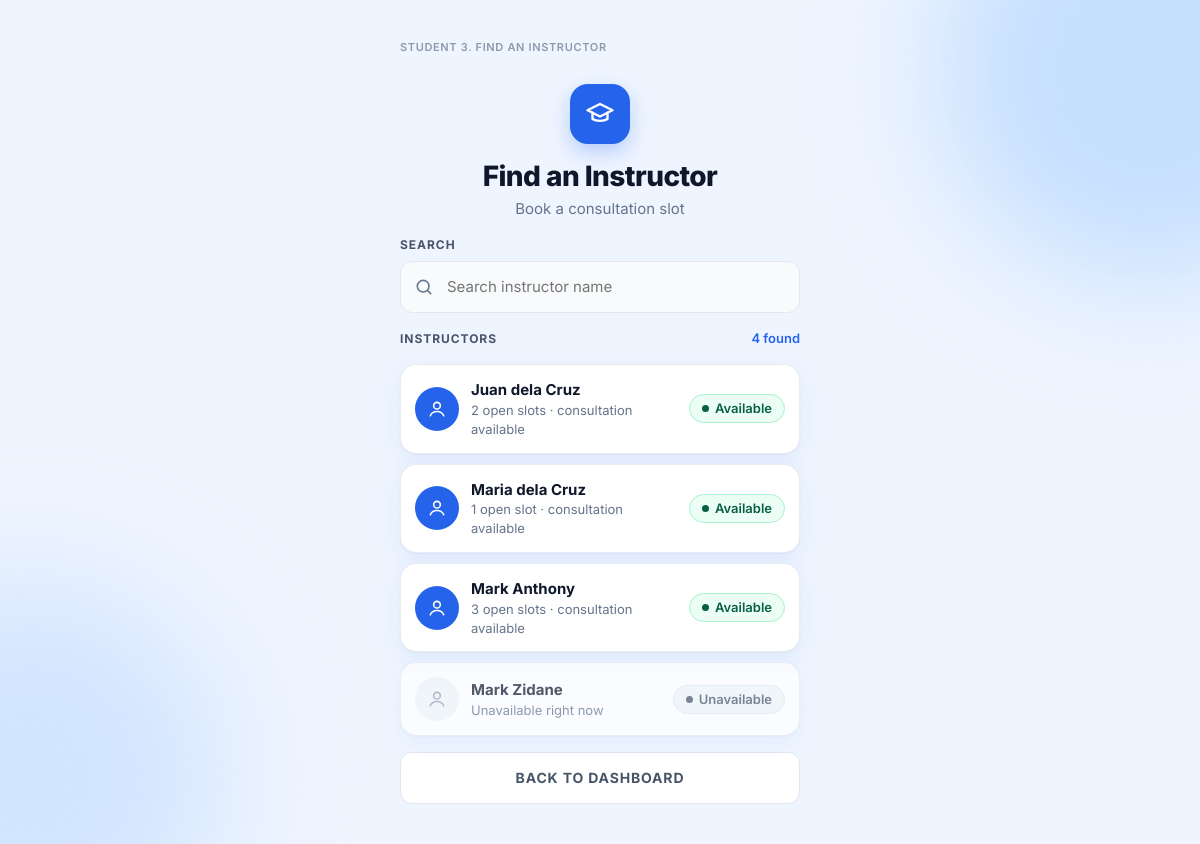
Page /student/instructors.php (signed in) on the committed database.
### tables this page shows
CREATE TABLE instructor (
  instructor_id       INT          NOT NULL AUTO_INCREMENT,
  instructor_name     VARCHAR(100) NOT NULL,
  instructor_email    VARCHAR(100) NOT NULL,
  availability_status VARCHAR(20)  NOT NULL DEFAULT 'AVAILABLE',
  password_hash       VARCHAR(255) NOT NULL,
  PRIMARY KEY (instructor_id),
  UNIQUE KEY uq_instructor_email (instructor_email)
);

### includes/db.php (called while the page is built, shortened)
<?php
function db(): PDO
{
    static $pdo = null;
    $options = [
        PDO::ATTR_ERRMODE            => PDO::ERRMODE_EXCEPTION,
        PDO::ATTR_DEFAULT_FETCH_MODE => PDO::FETCH_ASSOC,
        PDO::ATTR_EMULATE_PREPARES   => false,
    ];
    try {
        $dsn = 'mysql:host=' . DB_HOST . ';port=' . DB_PORT . ';dbname=' . DB_NAME . ';charset=utf8mb4';
        $pdo = new PDO($dsn, DB_USER, DB_PASS, $options);
        $pdo->exec("SET time_zone = '+08:00'");
    } catch (PDOException $e) {
        db_unavailable($e->getMessage());
    }
    return $pdo;
}

### student/instructors.php (the view, shortened to what this page needs)
<?php
require_once __DIR__ . '/../includes/layout.php';
$q = trim((string) ($_GET['q'] ?? ''));
$st = db()->prepare(
    "SELECT i.instructor_id, i.instructor_name, i.availability_status,
            (SELECT COUNT(*) FROM availability_slot a WHERE a.instructor_id = i.instructor_id
               AND a.slot_status = 'OPEN' AND a.slot_date >= ?) AS open_slots
       FROM instructor i
      WHERE i.instructor_name LIKE ?
      ORDER BY (i.availability_status = 'AVAILABLE') DESC, i.instructor_name"
);
$st->execute([date('Y-m-d'), '%' . $q . '%']);
$rows = $st->fetchAll();
page_start('Find an Instructor', ['center' => true, 'sub' => 'Book a consultation slot', 'screen' => 'Student 3. Find an instructor']);
?>
<form method="get" class="field" role="search">
  <label class="label" for="q">Search</label>
  <span class="input-wrap"><span class="input-ic"><?= icon('search', 20) ?></span>
    <input class="input" type="search" id="q" name="q" value="<?= h($q) ?>" placeholder="Search instructor name" autocomplete="off"></span>
</form>
<div class="panel-head"><h2 class="label">Instructors</h2><span class="muted small blue"><?= count($rows) ?> found</span></div>
<div class="list" id="instructor-list">
<?php foreach ($rows as $r):
    $avail = $r['availability_status'] === 'AVAILABLE';
    $bookable = $avail && (int) $r['open_slots'] > 0;
    $sub = !$avail ? 'Unavailable right now' : ((int) $r['open_slots'] ? $r['open_slots'] . ' open slot' . ($r['open_slots'] > 1 ? 's' : '') . ' · consultation available' : 'No slots available');
    $tag = $bookable ? 'a' : 'div'; ?>
  <<?= $tag ?> class="card row-card <?= $bookable ? 'is-link' : 'is-muted' ?>" <?= $bookable ? 'href="' . h(url('student/book.php?instructor=' . (int) $r['instructor_id'])) . '"' : 'aria-disabled="true"' ?>>
    <span class="avatar <?= $avail ? '' : 'avatar-gray' ?>" aria-hidden="true"><?= icon('user', 20) ?></span>
    <span class="row-text"><b><?= h($r['instructor_name']) ?></b><span class="muted small"><?= h($sub) ?></span></span>
    <span class="chip <?= $avail ? 'chip-available' : 'chip-unavailable' ?>"><span class="dot"></span><?= $avail ? 'Available' : 'Unavailable' ?></span>
  </<?= $tag ?>>
<?php endforeach; ?>
</div>
<a class="btn btn-soft btn-block" href="<?= h(url('student/dashboard.php')) ?>">Back to dashboard</a>

### includes/functions.php (shortened to what this page needs)
<?php
require_once __DIR__ . '/db.php';
function h($v): string
{
    return htmlspecialchars((string) $v, ENT_QUOTES, 'UTF-8');
}
function url(string $path = ''): string
{
    return BASE_URL . '/' . ltrim($path, '/');
}
function icon(string $name, int $size = 20): string
{
    $p = [
        'cal'     => '<rect x="4" y="5" width="16" height="15" rx="2"/><path d="M4 10h16M9 3v4M15 3v4"/>',
        'clock'   => '<circle cx="12" cy="12" r="9"/><path d="M12 7v5l3 2"/>',
        'user'    => '<circle cx="12" cy="8" r="4"/><path d="M4 20c1.5-4 5-5 8-5s6.5 1 8 5"/>',
        'mail'    => '<rect x="3" y="5" width="18" height="14" rx="2"/><path d="M3 7l9 6 9-6"/>',
        'lock'    => '<rect x="5" y="11" width="14" height="9" rx="2"/><path d="M8 11V8a4 4 0 118 0v3"/>',
        'eye'     => '<path d="M2 12s3.5-7 10-7 10 7 10 7-3.5 7-10 7S2 12 2 12z"/><circle cx="12" cy="12" r="3"/>',
        'cap'     => '<path d="M2 9l10-5 10 5-10 5-10-5z"/><path d="M6 11v5c3 2 9 2 12 0v-5"/>',
        'gear'    => '<circle cx="12" cy="12" r="3"/><path d="M19.4 15a1.7 1.7 0 00.3 1.8l.1.1a2 2 0 11-2.8 2.8l-.1-.1a1.7 1.7 0 00-1.8-.3 1.7 1.7 0 00-1 1.5V21a2 2 0 11-4 0v-.1a1.7 1.7 0 00-1.1-1.5 1.7 1.7 0 00-1.8.3l-.1.1a2 2 0 11-2.8-2.8l.1-.1a1.7 1.7 0 00.3-1.8 1.7 1.7 0 00-1.5-1H3a2 2 0 110-4h.1a1.7 1.7 0 001.5-1.1 1.7 1.7 0 00-.3-1.8l-.1-.1a2 2 0 112.8-2.8l.1.1a1.7 1.7 0 001.8.3H9a1.7 1.7 0 001-1.5V3a2 2 0 114 0v.1a1.7 1.7 0 001 1.5 1.7 1.7 0 001.8-.3l.1-.1a2 2 0 112.8 2.8l-.1.1a1.7 1.7 0 00-.3 1.8V9a1.7 1.7 0 001.5 1H21a2 2 0 110 4h-.1a1.7 1.7 0 00-1.5 1z"/>',
        'back'    => '<path d="M15 18l-6-6 6-6"/>',
        'search'  => '<circle cx="11" cy="11" r="7"/><path d="M20 20l-3.5-3.5"/>',
        'check'   => '<path d="M5 12.5l4.5 4.5L19 7.5"/>',
        'checkc'  => '<circle cx="12" cy="12" r="9"/><path d="M8 12.5l3 3 5-6"/>',
        'info'    => '<circle cx="12" cy="12" r="9"/><path d="M12 11v5M12 8h.01"/>',
        'alert'   => '<circle cx="12" cy="12" r="9"/><path d="M12 7v6M12 16h.01"/>',
        'bell'    => '<path d="M6 16V11a6 6 0 1112 0v5l1.5 2h-15L6 16z"/><path d="M10 20a2 2 0 004 0"/>',
        'plus'    => '<path d="M12 5v14M5 12h14"/>',
        'trash'   => '<path d="M4 7h16M9 7V4h6v3M6 7l1 13h10l1-13"/>',
        'x'       => '<path d="M6 6l12 12M18 6L6 18"/>',
        'logout'  => '<path d="M15 4h4v16h-4M10 8l-4 4 4 4M6 12h10"/>',
        'sun'     => '<circle cx="12" cy="12" r="4"/><path d="M12 2v2M12 20v2M4.9 4.9l1.4 1.4M17.7 17.7l1.4 1.4M2 12h2M20 12h2M4.9 19.1l1.4-1.4M17.7 6.3l1.4-1.4"/>',
        'sunset'  => '<path d="M17 18a5 5 0 00-10 0M12 2v7M4.2 10.2l1.4 1.4M1 18h2M21 18h2M18.4 11.6l1.4-1.4M23 22H1M8 6l4-4 4 4"/>',
    ][$name] ?? '';
    return '<svg class="ic" width="' . $size . '" height="' . $size . '" viewBox="0 0 24 24" fill="none" stroke="currentColor" stroke-width="1.9" stroke-linecap="round" stroke-linejoin="round" aria-hidden="true">' . $p . '</svg>';
}

### assets/css/app.css (style rules this page uses)
:root { --primary: #2563eb; --primary-dk: #1d4ed8; --primary-xdk: #1e40af; --primary-soft: #dbeafe; --primary-tint: #eff6ff; --ink: #0f172a; --slate: #475569; --muted: #64748b; --line: #e2e8f0; --field: #f8fafc; --bg: #eff5ff; --card: #ffffff; --amber-bg: #fef3c7; --amber: #92400e; --amber-line: #fde68a; --green-bg: #ecfdf5; --green: #065f46; --green-ic: #059669; --green-line: #a7f3d0; --red-bg: #fef2f2; --red: #dc2626; --red-line: #fca5a5; --gray-bg: #f1f5f9; --gray: #475569; --gray-dot: #94a3b8; --r-sm: 10px; --r: 12px; --r-lg: 16px; --r-xl: 20px; --shadow: 0 1px 2px rgba(15, 23, 42, .04), 0 8px 24px rgba(37, 99, 235, .08); --shadow-btn: 0 8px 20px rgba(37, 99, 235, .28); }
* { box-sizing: border-box; }
html { -webkit-text-size-adjust: 100%; }
body { margin: 0; font-family: Inter, system-ui, -apple-system, "Segoe UI", Roboto, sans-serif; color: var(--ink); background: var(--bg); line-height: 1.45; font-size: 15px; }
a { color: var(--primary); }
.ic { flex: none; }
.muted { color: var(--muted); margin: 0; }
.small { font-size: 13px; }
.blue { color: var(--primary); font-weight: 600; }
.label { display: block; margin: 0; font-size: 12px; font-weight: 700; letter-spacing: .08em; text-transform: uppercase; color: var(--slate); }
.card, .sheet, .panel { background: var(--card); border: 1px solid rgba(226, 232, 240, .8); border-radius: var(--r-lg); box-shadow: var(--shadow); padding: 18px; }
.panel-head { display: flex; align-items: center; justify-content: space-between; gap: 8px; }
.avatar { flex: none; width: 44px; height: 44px; border-radius: 50%; background: var(--primary); color: #fff; display: grid; place-items: center; font-weight: 700; font-size: 17px; }
.avatar-gray { background: var(--gray-bg); color: var(--gray-dot); }
.list { display: flex; flex-direction: column; gap: 10px; }
.row-card { display: flex; align-items: center; gap: 12px; padding: 14px; text-decoration: none; color: inherit; }
.row-card.is-muted { opacity: .7; }
.row-text { flex: 1; min-width: 0; display: flex; flex-direction: column; }
.field { display: flex; flex-direction: column; gap: 8px; border: 0; padding: 0; margin: 0; min-width: 0; }
.input { width: 100%; min-height: 52px; border: 1px solid var(--line); background: var(--field); border-radius: var(--r); padding: 0 14px; font: inherit; color: var(--ink); }
.input-wrap { position: relative; display: block; }
.input-wrap .input { padding-left: 46px; }
.input-ic { position: absolute; left: 14px; top: 50%; transform: translateY(-50%); color: var(--muted); display: flex; pointer-events: none; }
.btn { display: inline-flex; align-items: center; justify-content: center; gap: 8px; min-height: 52px; padding: 0 18px; border-radius: var(--r); border: 1.5px solid transparent; font: inherit; font-weight: 700; font-size: 14px; letter-spacing: .06em; text-transform: uppercase; text-decoration: none; cursor: pointer; transition: transform .08s, background .15s, box-shadow .15s; }
.btn-block { width: 100%; }
.btn-soft { background: #fff; color: var(--slate); border-color: var(--line); }
.chip { display: inline-flex; align-items: center; gap: 6px; font-size: 13px; font-weight: 600; padding: 4px 12px; border-radius: 999px; border: 1px solid transparent; white-space: nowrap; }
.chip .dot { width: 7px; height: 7px; border-radius: 50%; background: currentColor; }
.chip-confirmed, .chip-available { background: var(--green-bg); color: var(--green); border-color: var(--green-line); }
.chip-cancelled, .chip-unavailable { background: var(--gray-bg); color: var(--gray); border-color: var(--line); }

### rows in the picture
instructor: instructor_name "Juan dela Cruz", sub "2 open slots · consultation available", availability_status "Available"
instructor: instructor_name "Maria dela Cruz", sub "1 open slot · consultation available", availability_status "Available"
instructor: instructor_name "Mark Anthony", sub "3 open slots · consultation available", availability_status "Available"
instructor: instructor_name "Mark Zidane", availability_status "Unavailable right now"

### other values in the picture
$o['screen'] "STUDENT 3. FIND AN INSTRUCTOR"
$title "Find an Instructor"
$o['sub'] "Book a consultation slot"
count($rows) "4"
